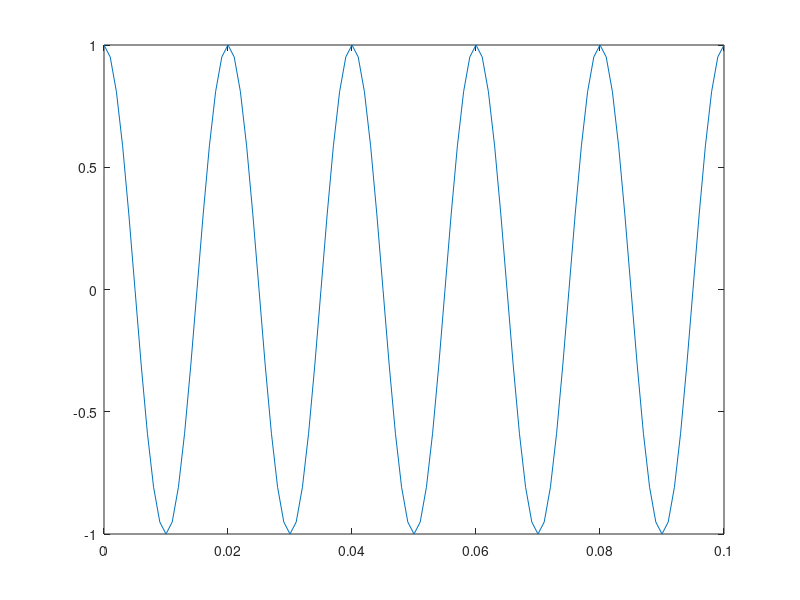

Write MATLAB code to recreate this figure. (Note: this script raises an error after producing the figure.)
close all; clear all; clc;

figure; 
t = 0:0.001:0.1;
plot(t, cos(2*pi*50*t)); 
ah = gca; 
% location of the plot to be zoomed in.  
s_pos =[0.05 0 0.06 0.1];
% location of the zoom-in plot  
t_pos = [0.035 0.4 0.065 0.7];    

% generate a zoom-in plot.  
az = zoomPlot(ah, s_pos, t_pos);     

xlabel(az,'time (s)');
